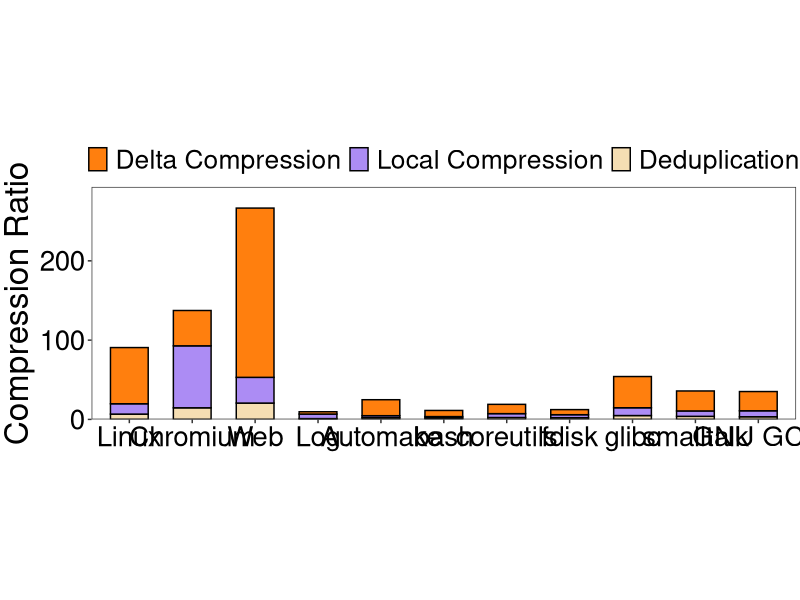
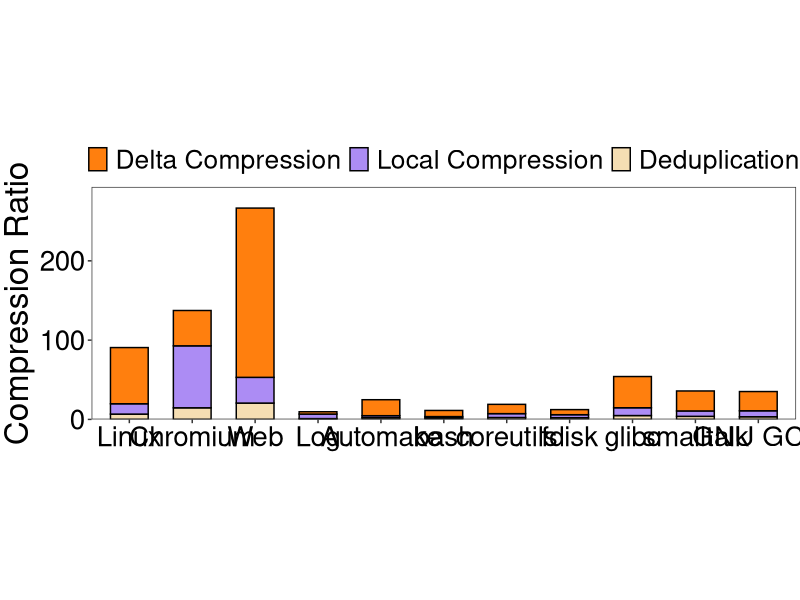

Recreate these plots in R, in order.
library(ggplot2)
setwd(dirname(rstudioapi::getActiveDocumentContext()$path))
# 创建示例数据
data <- data.frame(
  category = rep(c('Linux', 'Chromium', 'Web', 'Log', 'Automake', 'bash', 'coreutils', 'fdisk', 'glibc', 'smalltalk', 'GNU GCC'), each = 3),
  part = rep(c('Deduplication', 'Local Compression', 'Delta Compression'), times = 11),
  value = c(
    6.721606, 13.042394, 70.857606,
    14.674222, 78.148178, 44.551822,
    20.624037, 32.436963, 213.463037,
    1.000018, 5.740692, 2.959308,
    2.157962, 2.546908, 20.153092,
    1.712497, 1.865493, 7.734507,
    2.414382, 4.888178, 11.711822,
    2.181158, 3.785262, 6.414738,
    4.893038, 9.838962, 39.361038,
    3.88995, 6.82345, 25.17655,
    3.363368, 7.553632, 24.246368
  )
)

# 固定 category 的顺序
data$category <- factor(data$category, levels = c('Linux', 'Chromium', 'Web', 'Log', 'Automake', 'bash', 
                                                  'coreutils', 'fdisk', 'glibc', 'smalltalk', 'GNU GCC'))

# 固定 part 的顺序
data$part <- factor(data$part, levels = c('Delta Compression', 'Local Compression', 'Deduplication'))

# 计算每个类别的总和
total_values <- aggregate(value ~ category, data = data, sum)
max_height <- max(total_values$value)

# 定义颜色
colors <- c('Delta Compression' = '#ff7f0e','Local Compression' = '#ac8cf4', 
            'Deduplication' = '#f5deb3' )

# 创建堆叠柱状图
p <- ggplot(data, aes(x = category, y = value, fill = part)) +
  geom_bar(stat = "identity", width = 0.6, color = "black") +
  scale_fill_manual(values = colors) +
  labs(y = 'Compression Ratio', x = 'Category') +
  scale_y_continuous(
    limits = c(0, max_height),
    expand = expansion(mult = c(0, 0.1))
  ) +
  theme_bw() +
  theme(
    plot.title = element_text(hjust = 0.5, size = 24, face = "bold"),
    plot.margin = unit(c(0.1, 0.1, 0.1, 0.1), "cm"),
    axis.title.x = element_text(size = 26),
    axis.title.y = element_text(size = 24),
    axis.text = element_text(size = 20, color = "black"),
    aspect.ratio = 0.33,
    panel.grid.major = element_blank(), 
    panel.grid.minor = element_blank(),
    legend.position = "top",
    legend.direction = "horizontal",
    legend.text = element_text(size = 19),
    legend.key.height = unit(1.0, "line"),
    legend.key.width = unit(1.0, "line"),
    legend.margin = margin(t = 0, unit = 'cm'),
    legend.title = element_blank()
  ) +
  theme(axis.title.x = element_blank())
ggsave('./plot/impact.pdf', plot = p, width = 15, height = 5)
print(p)
